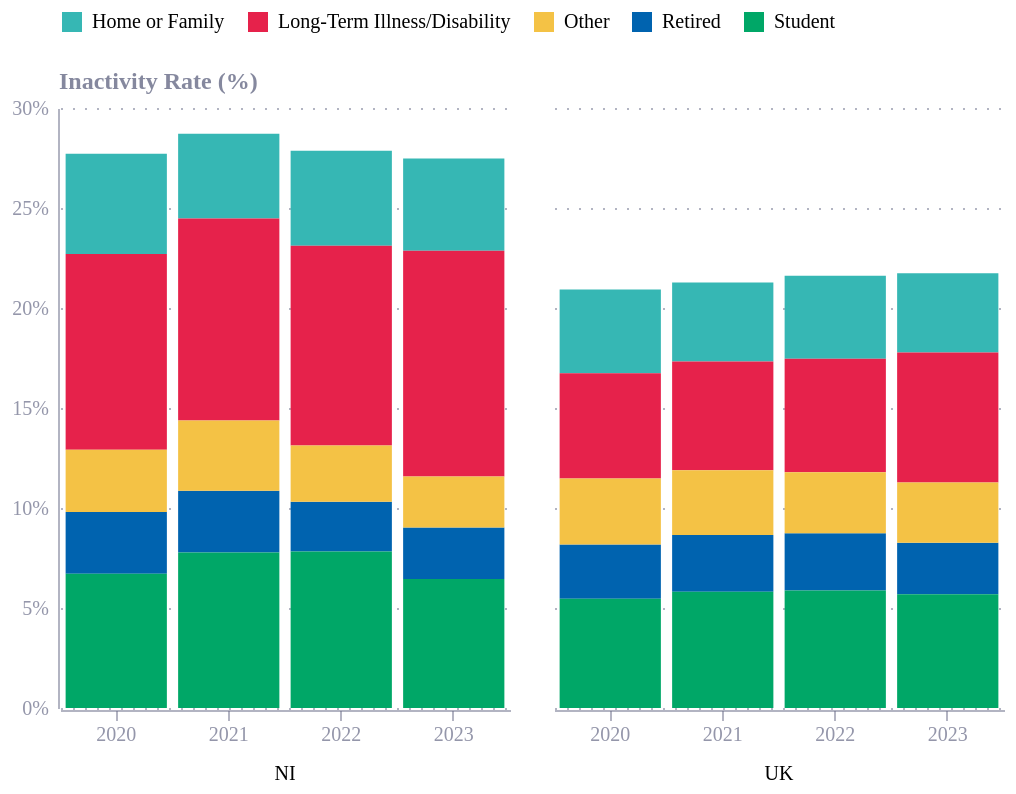

Vega-Lite specification stored for this chart:
### Vega-Lite specification from a JSON file in a GitHub repository (floating-point values rounded to 4 significant figures)
{"config": {"font": "Circular Std", "mark": {"line": {"interpolate": "monotone"}}, "view": {"stroke": "transparent", "width": 400, "height": 300}, "range": {"category": ["#36B7B4", "#E6224B", "#F4C245", "#0063AF", "#00A767", "#179FDB", "#EB5C2E"], "diverging": ["#E6224B", "#E54753", "#C9C9C9", "#179FDB", "#122B39"], "heatmap": ["#C9C9C9", "#179FDB", "#0063AF", "#122B39"], "ordinal": ["#00A767", "#36B7B4", "#179FDB", "#0063AF", "#243B5A"]}, "axisX": {"domainColor": "#676A86", "domainOpacity": 0.5, "grid": false, "labelAngle": 0, "labelColor": "#676A86", "labelOpacity": 0.7, "orient": "bottom", "tickColor": "#676A86", "tickCount": 10, "tickOpacity": 0.5, "title": false, "titleAlign": "center", "titleAnchor": "middle", "titleColor": "#676A86", "titleFontSize": 12, "titleOpacity": 0.8, "titleY": -15}, "axisY": {"domainColor": "#676A86", "domainOpacity": 0.5, "gridColor": "#676A86", "gridDash": [1, 5], "gridOpacity": 0.5, "labelColor": "#676A86", "labelOpacity": 0.7, "labelPadding": 5, "tickColor": "#676A86", "tickCount": 8, "tickOpacity": 0.5, "ticks": false, "titleAlign": "left", "titleAngle": 0, "titleBaseline": "bottom", "titleColor": "#676A86", "titleFontSize": 12, "titleOpacity": 0.8, "titleX": 0, "titleY": -7}}, "data": {"name": "data-05bd5670899536416a27080bdbf2142b"}, "mark": {"type": "bar"}, "encoding": {"color": {"field": "series", "legend": {"labelLimit": 1000000000, "orient": "top", "title": ""}, "title": "", "type": "nominal"}, "column": {"field": "region", "header": {"orient": "bottom"}, "title": "", "type": "nominal"}, "x": {"field": "year", "title": "", "type": "nominal"}, "y": {"axis": {"format": "%"}, "field": "value", "title": "Inactivity Rate (%)", "type": "quantitative"}}, "height": 300, "width": 225, "$schema": "https://vega.github.io/schema/vega-lite/v5.8.0.json", "datasets": {"data-05bd5670899536416a27080bdbf2142b": [{"year": 2020, "region": "NI", "series": "Home or Family", "value": 0.0501}, {"year": 2021, "region": "NI", "series": "Home or Family", "value": 0.0424}, {"year": 2022, "region": "NI", "series": "Home or Family", "value": 0.0475}, {"year": 2023, "region": "NI", "series": "Home or Family", "value": 0.0461}, {"year": 2020, "region": "UK", "series": "Home or Family", "value": 0.0418}, {"year": 2021, "region": "UK", "series": "Home or Family", "value": 0.0394}, {"year": 2022, "region": "UK", "series": "Home or Family", "value": 0.0415}, {"year": 2023, "region": "UK", "series": "Home or Family", "value": 0.0396}, {"year": 2020, "region": "NI", "series": "Long-Term Illness/Disability", "value": 0.0979}, {"year": 2021, "region": "NI", "series": "Long-Term Illness/Disability", "value": 0.1009}, {"year": 2022, "region": "NI", "series": "Long-Term Illness/Disability", "value": 0.0999}, {"year": 2023, "region": "NI", "series": "Long-Term Illness/Disability", "value": 0.1128}, {"year": 2020, "region": "UK", "series": "Long-Term Illness/Disability", "value": 0.0526}, {"year": 2021, "region": "UK", "series": "Long-Term Illness/Disability", "value": 0.0544}, {"year": 2022, "region": "UK", "series": "Long-Term Illness/Disability", "value": 0.0567}, {"year": 2023, "region": "UK", "series": "Long-Term Illness/Disability", "value": 0.065}, {"year": 2020, "region": "NI", "series": "Retired", "value": 0.0309}, {"year": 2021, "region": "NI", "series": "Retired", "value": 0.0309}, {"year": 2022, "region": "NI", "series": "Retired", "value": 0.0249}, {"year": 2023, "region": "NI", "series": "Retired", "value": 0.0257}, {"year": 2020, "region": "UK", "series": "Retired", "value": 0.0271}, {"year": 2021, "region": "UK", "series": "Retired", "value": 0.0284}, {"year": 2022, "region": "UK", "series": "Retired", "value": 0.0287}, {"year": 2023, "region": "UK", "series": "Retired", "value": 0.0257}, {"year": 2020, "region": "NI", "series": "Student", "value": 0.0671}, {"year": 2021, "region": "NI", "series": "Student", "value": 0.0777}, {"year": 2022, "region": "NI", "series": "Student", "value": 0.0782}, {"year": 2023, "region": "NI", "series": "Student", "value": 0.0645}, {"year": 2020, "region": "UK", "series": "Student", "value": 0.0546}, {"year": 2021, "region": "UK", "series": "Student", "value": 0.0581}, {"year": 2022, "region": "UK", "series": "Student", "value": 0.0587}, {"year": 2023, "region": "UK", "series": "Student", "value": 0.0569}, {"year": 2020, "region": "NI", "series": "Other", "value": 0.0311}, {"year": 2021, "region": "NI", "series": "Other", "value": 0.0352}, {"year": 2022, "region": "NI", "series": "Other", "value": 0.0281}, {"year": 2023, "region": "NI", "series": "Other", "value": 0.0256}, {"year": 2020, "region": "UK", "series": "Other", "value": 0.0331}, {"year": 2021, "region": "UK", "series": "Other", "value": 0.0324}, {"year": 2022, "region": "UK", "series": "Other", "value": 0.0305}, {"year": 2023, "region": "UK", "series": "Other", "value": 0.0302}]}}
